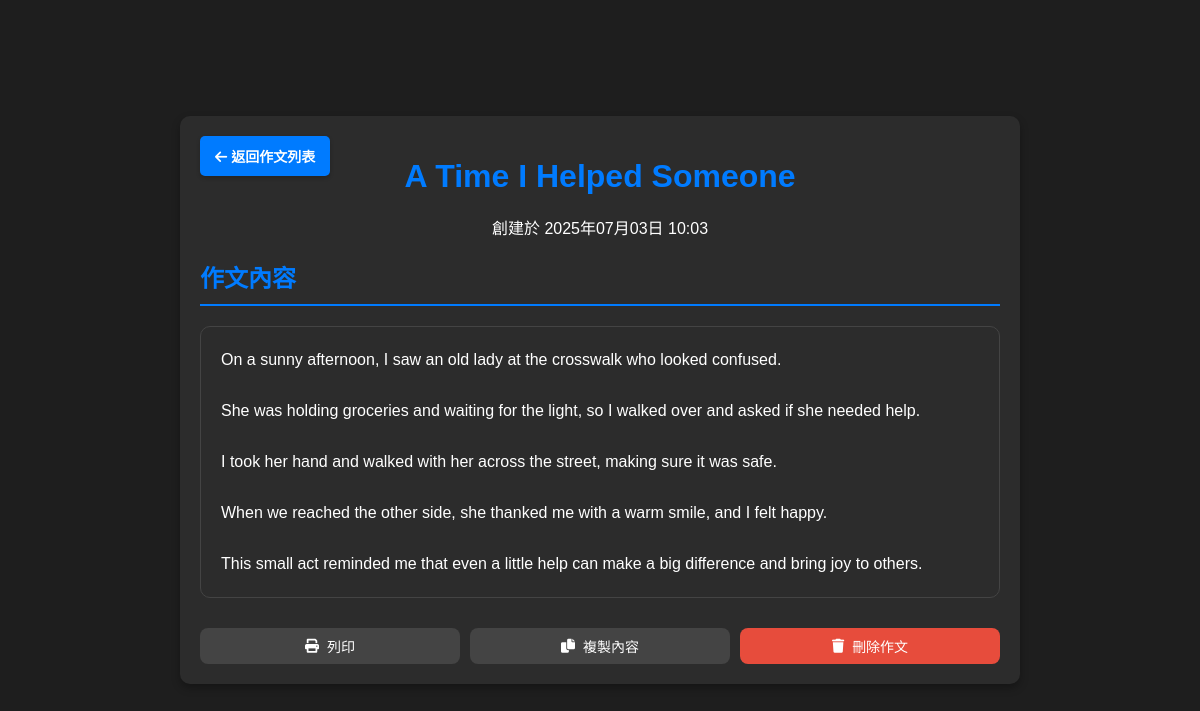
Page /composition/view/6 (signed in) on the committed database.
### models.py (models this page shows)
class Composition(db.Model):
    __tablename__ = 'compositions'
    id = db.Column(db.Integer, primary_key=True)
    user_id = db.Column(db.Integer, db.ForeignKey('users.id'), nullable=False)
    title = db.Column(db.String(200), nullable=False)
    content = db.Column(db.Text, nullable=False)
    ai_feedback = db.Column(db.Text, nullable=True)
    timestamp = db.Column(db.DateTime, default=datetime.utcnow)
    user = db.relationship('User', backref=db.backref('compositions', lazy=True))

### app.py (the view)
@app.route("/composition/view/<int:composition_id>")
@login_required
def view_composition(composition_id):
    composition = Composition.query.filter_by(
        id=composition_id,
        user_id=current_user.id
    ).first()
    if not composition:
        flash('作文不存在或無權限查看', 'error')
        return redirect(url_for('composition'))
    return render_template('composition_view.html', composition=composition)

### app.py (called while the page is built)
@login_manager.user_loader
def load_user(user_id):
    return db.session.get(User, int(user_id))

### templates/composition_view.html (shortened to what this page needs)
<!DOCTYPE html>
<html lang="zh-TW">
<head>
    <link rel="stylesheet" href="{{ url_for('static', filename='css/composition.css') }}">
    <link rel="stylesheet" href="https://cdnjs.cloudflare.com/ajax/libs/font-awesome/6.0.0/css/all.min.css">
</head>
<body>
    <div class="container">
        <header>
            <div class="header-nav">
                <a href="{{ url_for('composition') }}" class="back-button">
                    <i class="fas fa-arrow-left"></i> 返回作文列表
                </a>
            </div>
            <h1>{{ composition.title }}</h1>
            <p class="subtitle">創建於 {{ composition.timestamp.strftime('%Y年%m月%d日 %H:%M') }}</p>
        </header>
        <main>
            <div class="composition-view">
                <div class="composition-content">
                    <h2>作文內容</h2>
                    <div class="essay-display">
                        {{ composition.content|replace('\n', '<br>')|safe }}
                    </div>
                </div>
                <div class="composition-actions">
                    <button onclick="printComposition()" class="btn btn-secondary">
                        <i class="fas fa-print"></i> 列印
                    </button>
                    <button onclick="copyToClipboard()" class="btn btn-secondary">
                        <i class="fas fa-copy"></i> 複製內容
                    </button>
                    <button onclick="deleteComposition()" class="btn btn-danger">
                        <i class="fas fa-trash"></i> 刪除作文
                    </button>
                </div>
            </div>
        </main>
    </div>
</body>
</html>

### static/css/composition.css (style rules this page uses)
:root { --primary-color: #007BFF; --secondary-color: #2c2c2c; --text-color: #fff; --border-color: #444; --success-color: #2ECC71; --error-color: #E74C3C; --background-color: #1e1e1e; --card-background: #2c2c2c; --hover-color: #0056b3; }
body { margin: 0; font-family: Arial, sans-serif; background-color: #1e1e1e; color: #fff; display: flex; align-items: center; justify-content: center; min-height: 100vh; animation: fadeInBody 1s ease-in-out; }
.container { width: 800px; background-color: var(--secondary-color); padding: 20px; border-radius: 10px; box-shadow: 0 4px 8px rgba(0, 0, 0, 0.3); animation: slideUp 0.8s ease-out; position: relative; }
h1, h3 { color: var(--primary-color); text-align: center; margin-bottom: 20px; animation: fadeInText 1.2s ease-in-out; }
p { text-align: center; justify-content: center; animation: fadeInText 1.4s ease-in-out; }
button { width: 100%; padding: 10px; background-color: var(--primary-color); border: none; border-radius: 5px; color: #fff; font-size: 16px; cursor: pointer; animation: fadeInButton 1.6s ease-in-out; }
.back-button { position: absolute; top: 20px; left: 20px; padding: 10px 15px; background-color: var(--primary-color); color: #fff; text-decoration: none; font-size: 14px; font-weight: bold; border-radius: 5px; box-shadow: 0 2px 4px rgba(0, 0, 0, 0.2); transition: background-color 0.3s ease, transform 0.2s ease; animation: fadeInBackButton 1.8s ease-in-out; }
.header-nav { display: flex; justify-content: space-between; align-items: center; margin-bottom: 20px; }
.btn { display: inline-flex; align-items: center; gap: 8px; padding: 12px 24px; border: none; border-radius: 8px; text-decoration: none; font-size: 16px; font-weight: 500; cursor: pointer; transition: all 0.3s ease; }
.btn-secondary { background-color: var(--border-color); color: white; }
.btn-danger { background-color: var(--error-color); color: white; }
.composition-actions { display: flex; gap: 10px; }
.composition-actions .btn { flex: 1; justify-content: center; font-size: 14px; padding: 8px 16px; }
.essay-display, .evaluation-display { background: var(--card-background); padding: 20px; border-radius: 10px; margin: 15px 0; line-height: 1.6; border: 1px solid var(--border-color); }
.composition-view { max-width: 100%; }
.composition-content, .ai-feedback { margin-bottom: 30px; }
.composition-content h2, .ai-feedback h2 { color: var(--primary-color); border-bottom: 2px solid var(--primary-color); padding-bottom: 10px; margin-bottom: 20px; }

### rows in the picture
Composition: title "A Time I Helped Someone", timestamp "2025年07月03日 10:03", content "On a sunny afternoon, I saw an old lady at the crosswalk who looked confused. She was holding groceries and waiting for the light, so I walked over and asked if she needed help. I took her hand and walked with her across the street, making sure it was safe. When we reached the other side, she thanked me with a warm smile, and I felt happy. This small act reminded me that even a little help can make a big difference and bring joy to others."
